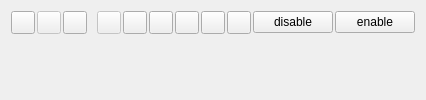
     <widget class="QWidget" name="layoutWidget">
      <layout class="QVBoxLayout" name="verticalLayout">
       <item>
        <layout class="QHBoxLayout" name="horizontalLayout">
         <property name="spacing">
          <number>2</number>
         </property>
         <item>
          <widget class="QToolButton" name="toolOpen">
           <property name="toolTip">
            <string>Open style</string>
           </property>
          </widget>
         </item>
         <item>
          <widget class="QToolButton" name="toolSave">
           <property name="enabled">
            <bool>false</bool>
           </property>
           <property name="toolTip">
            <string>Save style</string>
           </property>
          </widget>
         </item>
         <item>
          <widget class="QToolButton" name="toolSaveAs">
           <property name="toolTip">
            <string>Save style as</string>
           </property>
          </widget>
         </item>
         <item>
          <spacer name="horizontalSpacer_4">
           <property name="orientation">
            <enum>Qt::Horizontal</enum>
           </property>
           <property name="sizeType">
            <enum>QSizePolicy::Fixed</enum>
           </property>
           <property name="sizeHint" stdset="0">
            <size>
             <width>8</width>
             <height>20</height>
            </size>
           </property>
          </spacer>
         </item>
         <item>
          <widget class="QToolButton" name="toolClose">
           <property name="enabled">
            <bool>false</bool>
           </property>
           <property name="toolTip">
            <string>Close</string>
           </property>
          </widget>
         </item>
         <item>
          <spacer name="horizontalSpacer">
           <property name="orientation">
            <enum>Qt::Horizontal</enum>
           </property>
           <property name="sizeHint" stdset="0">
            <size>
             <width>0</width>
             <height>17</height>
            </size>
           </property>
          </spacer>
         </item>
         <item>
          <widget class="QToolButton" name="toolUndo">
           <property name="toolTip">
            <string>Undo</string>
           </property>
          </widget>
         </item>
         <item>
          <widget class="QToolButton" name="toolRedo">
           <property name="toolTip">
            <string>Redo</string>
           </property>
          </widget>
         </item>
         <item>
          <spacer name="horizontalSpacer_3">
           <property name="orientation">
            <enum>Qt::Horizontal</enum>
           </property>
           <property name="sizeHint" stdset="0">
            <size>
             <width>0</width>
             <height>20</height>
            </size>
           </property>
          </spacer>
         </item>
         <item>
          <widget class="QToolButton" name="toolOptions">
           <property name="toolTip">
            <string>Options</string>
           </property>
          </widget>
         </item>
         <item>
          <widget class="QToolButton" name="toolAbout">
           <property name="icon">
            <iconset resource="qsseditor.qrc">
             <normaloff>:/images/qsseditor.ico</normaloff>:/images/qsseditor.ico</iconset>
           </property>
          </widget>
         </item>
         <item>
          <widget class="QToolButton" name="toolAboutQt"/>
         </item>
         <item>
          <layout class="QHBoxLayout" name="horizontalLayout_11">
           <item>
            <widget class="QPushButton" name="disablebBtn">
             <property name="text">
              <string>disable</string>
             </property>
            </widget>
           </item>
           <item>
            <widget class="QPushButton" name="enableBtn">
             <property name="text">
              <string>enable</string>
             </property>
            </widget>
           </item>
          </layout>
         </item>
        </layout>
       </item>
       <item>
        <widget class="QsciScintilla" name="text" native="true">
         <property name="sizePolicy">
          <sizepolicy hsizetype="Preferred" vsizetype="Preferred">
           <horstretch>0</horstretch>
           <verstretch>1</verstretch>
          </sizepolicy>
         </property>
        </widget>
       </item>
      </layout>
     </widget>
